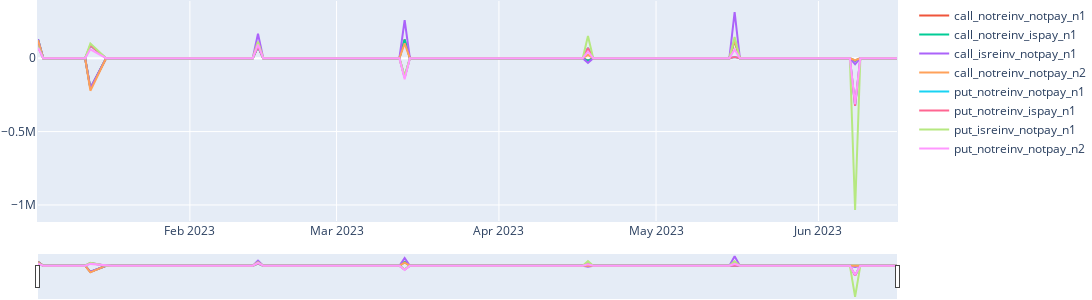

The cell this chart's notebook holds for it:
### Markdown cell above
#### 3.6 trade_money

### Code cell
fig = px.line()
fig.add_scatter(x=dates, y=call_notreinv_notpay_n1['trade_money'], name= 'call_notreinv_notpay_n1')
fig.add_scatter(x=dates, y=call_notreinv_ispay_n1['trade_money'], name= 'call_notreinv_ispay_n1')
fig.add_scatter(x=dates, y=call_isreinv_notpay_n1['trade_money'], name= 'call_isreinv_notpay_n1')
fig.add_scatter(x=dates, y=call_notreinv_notpay_n2['trade_money'], name= 'call_notreinv_notpay_n2')
fig.add_scatter(x=dates, y=put_notreinv_notpay_n1['trade_money'], name= 'put_notreinv_notpay_n1')
fig.add_scatter(x=dates, y=put_notreinv_ispay_n1['trade_money'], name= 'put_notreinv_ispay_n1')
fig.add_scatter(x=dates, y=put_isreinv_notpay_n1['trade_money'], name= 'put_isreinv_notpay_n1')
fig.add_scatter(x=dates, y=put_notreinv_notpay_n2['trade_money'], name= 'put_notreinv_notpay_n2')
fig.update_xaxes(rangeslider_visible=True)
fig.update_layout(autosize=False, width=1300, height=300, margin=dict(l=1, r=1, b=1, t=1, pad=1))
fig.show()
